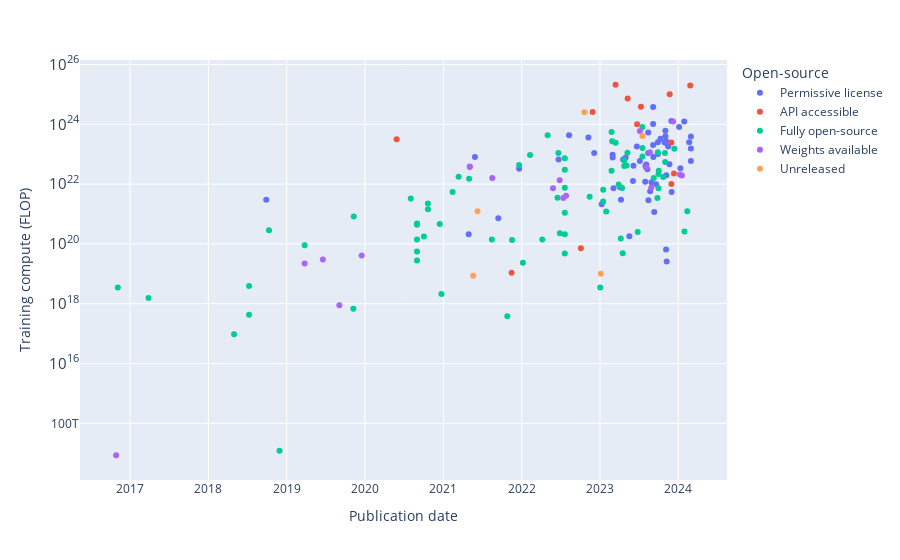

The notebook cell saved with this chart:
### Code cell
fig = px.scatter(
    access_df,
    x='Publication date',
    y='Training compute (FLOP)',
    color='Open-source',
    hover_data=['System'],
    log_y=True,
)

save_plot(fig, results_dir, 'training_compute_by_open-source')

fig.show()

### Figure 1 — Plotly figure (JSON) as saved in the notebook; plotly's stock layout.template omitted (floating-point values rounded to 4 significant figures)
{"data": [{"customdata": [["StarCoder 2 15B"], ["StarCoder 2 7B"], ["StarCoder 2 3B"], ["Gemma 7B"], ["Code Llama-70B"], ["DeepSeekMoE-16B"], ["DeepSeek LLM 67B"], ["Mamba-2.8B"], ["Qwen-72B"], ["Orca 2-13B"], ["Nemotron-3-8B"], ["MultiBand Diffusion"], ["Whisper v3"], ["CogVLM"], ["LLaVA 1.5"], ["DeepSeek Coder 33B"], ["Yi-34B"], ["Nanbeige-16B"], ["Skywork-13B"], ["CodeFuse-13B"], ["Qwen-14B"], ["Qwen-7B"], ["BTLM-3B"], ["Phi-1.5"], ["XGen-7B"], ["Falcon 180B"], ["Baichuan2-13B"], ["TigerBot-70B"], ["Refact-1.6B"], ["PULI GPTrio"], ["DeciCoder"], ["Code Llama-34B"], ["Code Llama-7B"], ["Japanese StableLM Base Alpha 7B"], ["StableLM-Base-Alpha-7B"], ["JIANG"], ["bilingual-gpt-neox-4b"], ["CodeGen2.5"], ["MPT-30B"], ["RedPajama-INCITE-7B-Base"], ["Polyglot-Ko-12.8B"], ["ONE-PEACE"], ["OpenLLaMA-13B"], ["MOSS-Moon-003"], ["Incoder-6.7B"], ["Segment Anything Model"], ["AudioGen"], ["Palmyra Large 20B"], ["gpt-sw3-40b"], ["SantaCoder"], ["Whisper v2"], ["BLOOM-176B"], ["BlenderBot 3"], ["CodeGeeX"], ["Fairseq-dense 13B"], ["MegaMolBART"], ["ByT5-XXL"], ["ViT + DINO"], ["BigGAN-deep 512x512"]], "hovertemplate": "Open-source=Permissive license<br>Publication date=%{x}<br>Training compute (FLOP)=%{y}<br>System=%{customdata[0]}<extra></extra>", "legendgroup": "Permissive license", "marker": {"color": "#636efa", "symbol": "circle"}, "mode": "markers", "name": "Permissive license", "orientation": "v", "showlegend": true, "type": "scatter", "x": ["2024-02-29", "2024-02-29", "2024-02-29", "2024-02-21", "2024-01-29", "2024-01-11", "2024-01-05", "2023-12-01", "2023-11-30", "2023-11-21", "2023-11-15", "2023-11-08", "2023-11-06", "2023-11-06", "2023-11-05", "2023-11-02", "2023-11-02", "2023-11-01", "2023-10-30", "2023-10-10", "2023-09-28", "2023-09-28", "2023-09-20", "2023-09-11", "2023-09-07", "2023-09-06", "2023-09-06", "2023-09-06", "2023-08-29", "2023-08-23", "2023-08-15", "2023-08-14", "2023-08-14", "2023-08-10", "2023-08-05", "2023-08-01", "2023-07-31", "2023-07-06", "2023-06-22", "2023-06-06", "2023-06-04", "2023-05-18", "2023-05-01", "2023-04-19", "2023-04-09", "2023-04-05", "2023-03-05", "2023-03-01", "2023-03-01", "2023-01-09", "2022-12-05", "2022-11-08", "2022-08-10", "2022-06-22", "2021-12-20", "2021-09-14", "2021-05-28", "2021-04-29", "2018-09-28"], "xaxis": "x", "y": [3.87e+23, 1.55e+23, 5.94e+22, 2.52e+23, 1.23e+24, 3.4e+22, 8.04e+23, 5.4e+21, 1.3e+24, 4.6e+22, 1.8e+23, 26000000000000000000, 2.7e+23, 1.988e+22, 65000000000000000000, 3.96e+23, 6.1e+23, 2.4e+23, 2.5e+23, 3.3e+23, 2.5e+23, 1.01e+23, 9.8e+21, 1.17e+21, 8.02e+22, 3.76e+24, 2.03e+23, 1.02e+24, 1.152e+22, 5.8e+21, 2.9e+21, 5.3e+23, 1.1e+23, 3.15e+22, 4.5e+22, 4.03e+22, 1.2e+22, 5.9e+22, 1.8e+23, 4.1e+22, 1.28e+22, 180000000000000000000, 7.8e+22, 6.67e+22, 3e+21, 7.8e+21, 7.2e+21, 9.6e+22, 7.68e+22, 2.1e+21, 1.1e+23, 3.6e+23, 4.3e+23, 6.63e+22, 3.267e+22, 720000000000000000000, 8.1e+22, 209999999999999970000, 3e+21], "yaxis": "y"}, {"customdata": [["Mistral Large"], ["Phi-2"], ["Granite 13B"], ["Cohere Command Light"], ["Inflection-2"], ["Claude 2"], ["Inflection-1"], ["PaLM 2"], ["GPT-4"], ["GPT-3.5 (text-davinci-003)"], ["DiffDock"], ["EquiDock"], ["GPT-3 175B (davinci)"]], "hovertemplate": "Open-source=API accessible<br>Publication date=%{x}<br>Training compute (FLOP)=%{y}<br>System=%{customdata[0]}<extra></extra>", "legendgroup": "API accessible", "marker": {"color": "#EF553B", "symbol": "circle"}, "mode": "markers", "name": "API accessible", "orientation": "v", "showlegend": true, "type": "scatter", "x": ["2024-02-26", "2023-12-12", "2023-11-30", "2023-11-30", "2023-11-22", "2023-07-11", "2023-06-23", "2023-05-10", "2023-03-15", "2022-11-28", "2022-10-04", "2021-11-15", "2020-05-28"], "xaxis": "x", "y": [2e+25, 2.27e+22, 2.44e+23, 1.001e+22, 1.001e+25, 3.866e+24, 1e+24, 7.34e+24, 2.1e+25, 2.578e+24, 72000000000000000000, 10800000000000000000, 3.14e+23], "yaxis": "y"}, {"customdata": [["Aya"], ["LLaVA-NeXT-34B (LLaVA-1.6)"], ["Poro34B (700B token checkpoint)"], ["Calm2-7B"], ["BlueLM 13B"], ["Stockmark-13B"], ["LLaMA-7B (protein-oriented instructions finetuned)"], ["TinyLlama-1.1B (1T token checkpoint)"], ["TinyLlama-1.1B (3T token checkpoint)"], ["PLaMo-13B"], ["InternLM-XComposer"], ["MADLAD-400 10B"], ["Llama 2-70B"], ["Llama 2-7B"], ["Llama 2-13B"], ["Kosmos-2"], ["StarCoder"], ["MPT-7B"], ["WizardLM-7B"], ["Falcon-7B"], ["LLaVA"], ["DINOv2"], ["gLM"], ["VideoMAE V2"], ["Falcon-40B"], ["LLaMA-33B"], ["LLaMA-65B"], ["LLaMA-7B"], ["Flan T5-XXL + BLIP-2"], ["Ankh_large"], ["Ankh_base"], ["DNA Fine-Tuned Language Model (DFLM)"], ["EVA"], ["ESM2-15B"], ["ESM2-3B"], ["ESM2-650M"], ["ESM2-150M"], ["ESM2-35M"], ["ESM2-8M"], ["DALL-E mega"], ["OPT-66B"], ["Unified-IO"], ["OPT-175B"], ["BERT-RBP"], ["GPT-NeoX-20B"], ["Detic"], ["XGLM-7.5B"], ["ESM1v"], ["DALL-E mini"], ["DNABERT"], ["GPT-J-6B"], ["ResNet-RS"], ["MSA Transformer"], ["DensePhrases"], ["ESM1b"], ["GBERT-Large"], ["German ELECTRA Large"], ["LUKE"], ["ESM1-670M (UR50/S)"], ["ESM1-670M (UR50/D)"], ["ESM1-670M (UR100)"], ["ESM1-85M"], ["ESM1-43M"], ["mBART-50"], ["CamemBERT"], ["Self-Attention and Convolutional Layers"], ["SciBERT"], ["DMPFold"], ["BERT-Large"], ["Big-Little Net (vision)"], ["Big-Little Net (speech)"], ["DNCON2"], ["AlexNet + coordinating filters"], ["BIDAF"]], "hovertemplate": "Open-source=Fully open-source<br>Publication date=%{x}<br>Training compute (FLOP)=%{y}<br>System=%{customdata[0]}<extra></extra>", "legendgroup": "Fully open-source", "marker": {"color": "#00cc96", "symbol": "circle"}, "mode": "markers", "name": "Fully open-source", "orientation": "v", "showlegend": true, "type": "scatter", "x": ["2024-02-12", "2024-01-30", "2023-12-14", "2023-11-01", "2023-10-31", "2023-10-23", "2023-10-02", "2023-10-01", "2023-10-01", "2023-09-28", "2023-09-26", "2023-09-09", "2023-07-18", "2023-07-18", "2023-07-18", "2023-06-26", "2023-05-09", "2023-05-05", "2023-04-24", "2023-04-24", "2023-04-17", "2023-04-14", "2023-04-08", "2023-03-29", "2023-03-15", "2023-02-27", "2023-02-24", "2023-02-24", "2023-01-30", "2023-01-16", "2023-01-16", "2023-01-02", "2022-11-14", "2022-07-21", "2022-07-21", "2022-07-21", "2022-07-21", "2022-07-21", "2022-07-21", "2022-06-28", "2022-06-21", "2022-06-17", "2022-05-02", "2022-04-07", "2022-02-09", "2022-01-07", "2021-12-20", "2021-11-17", "2021-10-26", "2021-08-15", "2021-05-01", "2021-03-13", "2021-02-13", "2020-12-23", "2020-12-15", "2020-10-21", "2020-10-21", "2020-10-02", "2020-08-31", "2020-08-31", "2020-08-31", "2020-08-31", "2020-08-31", "2020-08-02", "2019-11-10", "2019-11-08", "2019-03-26", "2018-11-29", "2018-10-11", "2018-07-10", "2018-07-10", "2018-05-01", "2017-03-28", "2016-11-05"], "xaxis": "x", "y": [1.227e+21, 258785280000000000000, 1.53e+23, 5.46e+22, 1.092e+23, 1.716e+22, 2.78e+22, 7.246e+21, 2.174e+22, 1.17e+23, 3.45e+21, 1.605e+22, 8.1e+23, 8.4e+22, 1.6e+23, 250026393600000000000, 1.12e+23, 4.2e+22, 4.02e+22, 6.3e+22, 48522240000000000000, 7.419e+21, 151000000000000000000, 9.7e+21, 2.4e+23, 2.73e+23, 5.5e+23, 2.78e+22, 1.2e+21, 6.5e+21, 2.6e+21, 3500000000000000000, 3.751e+21, 7.35e+22, 3e+22, 7.56e+21, 1.1e+21, 209999999999999970000, 48000000000000000000, 228527308800000000000, 1.1e+23, 3.5e+21, 4.3e+23, 140000000000000000000, 9.316e+22, 23439974400000000000, 4.348e+22, 135000000000000080000, 382579200000000000, 140000000000000000000, 1.5e+22, 1.763e+22, 5.49e+21, 2099520000000000000, 460000000000000070000, 2.244e+21, 1.428e+21, 175799808000000000000, 440000000000000000000, 480000000000000000000, 140000000000000000000, 56000000000000000000, 28000000000000000000, 3.282e+21, 830000000000000000000, 675000000000000000, 89268480000000000000, 12000000000000, 285000000000000000000, 3936768000000000000, 429004800000000000, 95000000000000000, 1557140125176000000, 3468614400000000000], "yaxis": "y"}, {"customdata": [["StableLM-2-1.6B"], ["Stable Code 3B"], ["XVERSE-65B-2"], ["PeptideBERT"], ["IDEFICS"], ["Weblab-10B"], ["xTrimoPGLM -100B"], ["ProtGPT2"], ["Rita-XLarge"], ["ProGen2-xlarge"], ["Tranception"], ["ProteinLM"], ["ProtT5-XXL-BFD"], ["ProtBERT-BFD"], ["SeqVec"], ["UDSMProt"], ["TAPE Transformer"], ["UniRep"], ["SPIDER2"]], "hovertemplate": "Open-source=Weights available<br>Publication date=%{x}<br>Training compute (FLOP)=%{y}<br>System=%{customdata[0]}<extra></extra>", "legendgroup": "Weights available", "marker": {"color": "#ab63fa", "symbol": "circle"}, "mode": "markers", "name": "Weights available", "orientation": "v", "showlegend": true, "type": "scatter", "x": ["2024-01-18", "2024-01-09", "2023-12-08", "2023-08-28", "2023-08-22", "2023-08-04", "2023-07-06", "2022-07-27", "2022-07-14", "2022-06-27", "2022-05-27", "2021-08-17", "2021-05-04", "2021-05-04", "2019-12-17", "2019-09-04", "2019-06-19", "2019-03-26", "2016-10-28"], "xaxis": "x", "y": [1.92e+22, 2.106e+22, 1.248e+24, 7.6e+21, 1.159e+23, 3.6e+22, 6e+23, 4.1e+21, 3.4e+21, 1.35e+22, 7.24e+21, 1.6e+22, 3.7e+22, 3.9e+22, 41000000000000000000, 890000000000000000, 30000000000000000000, 22000000000000000000, 8540000000000], "yaxis": "y"}, {"customdata": [["Llama 2-34B"], ["VALL-E"], ["U-PaLM (540B)"], ["EMDR"], ["MedBERT"]], "hovertemplate": "Open-source=Unreleased<br>Publication date=%{x}<br>Training compute (FLOP)=%{y}<br>System=%{customdata[0]}<extra></extra>", "legendgroup": "Unreleased", "marker": {"color": "#FFA15A", "symbol": "circle"}, "mode": "markers", "name": "Unreleased", "orientation": "v", "showlegend": true, "type": "scatter", "x": ["2023-07-18", "2023-01-05", "2022-10-20", "2021-06-09", "2021-05-20"], "xaxis": "x", "y": [4.08e+23, 10100000000000000000, 2.53e+24, 1.24e+21, 8545824000000000000], "yaxis": "y"}], "layout": {"legend": {"title": {"text": "Open-source"}, "tracegroupgap": 0}, "margin": {"t": 60}, "xaxis": {"anchor": "y", "domain": [0, 1], "title": {"text": "Publication date"}}, "yaxis": {"anchor": "x", "domain": [0, 1], "title": {"text": "Training compute (FLOP)"}, "type": "log"}}}
